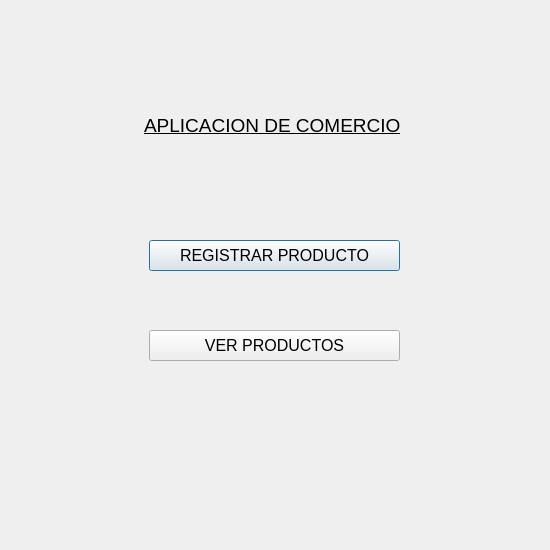
<?xml version="1.0" encoding="UTF-8"?>
<ui version="4.0">
 <class>Dialog</class>
 <widget class="QDialog" name="Dialog">
  <property name="geometry">
   <rect>
    <x>0</x>
    <y>0</y>
    <width>550</width>
    <height>550</height>
   </rect>
  </property>
  <property name="windowTitle">
   <string>Dialog</string>
  </property>
  <widget class="QPushButton" name="Boton_Registrar_Producto">
   <property name="geometry">
    <rect>
     <x>149</x>
     <y>240</y>
     <width>251</width>
     <height>31</height>
    </rect>
   </property>
   <property name="font">
    <font>
     <family>Arial</family>
     <pointsize>12</pointsize>
    </font>
   </property>
   <property name="text">
    <string>REGISTRAR PRODUCTO</string>
   </property>
  </widget>
  <widget class="QPushButton" name="Boton_Ver_Productos">
   <property name="geometry">
    <rect>
     <x>149</x>
     <y>330</y>
     <width>251</width>
     <height>31</height>
    </rect>
   </property>
   <property name="font">
    <font>
     <family>Arial</family>
     <pointsize>12</pointsize>
    </font>
   </property>
   <property name="text">
    <string>VER PRODUCTOS</string>
   </property>
  </widget>
  <widget class="QLabel" name="label">
   <property name="geometry">
    <rect>
     <x>144</x>
     <y>90</y>
     <width>261</width>
     <height>71</height>
    </rect>
   </property>
   <property name="font">
    <font>
     <family>Arial</family>
     <pointsize>14</pointsize>
     <underline>true</underline>
    </font>
   </property>
   <property name="text">
    <string>APLICACION DE COMERCIO</string>
   </property>
  </widget>
 </widget>
 <resources/>
 <connections/>
</ui>
